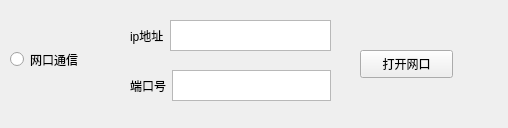
<?xml version="1.0" encoding="UTF-8"?>
<ui version="4.0">
 <class>Form</class>
 <widget class="QWidget" name="Form">
  <property name="geometry">
   <rect>
    <x>0</x>
    <y>0</y>
    <width>508</width>
    <height>128</height>
   </rect>
  </property>
  <property name="windowTitle">
   <string>Form</string>
  </property>
  <widget class="QRadioButton" name="radioButton">
   <property name="geometry">
    <rect>
     <x>10</x>
     <y>50</y>
     <width>91</width>
     <height>19</height>
    </rect>
   </property>
   <property name="text">
    <string>网口通信</string>
   </property>
  </widget>
  <widget class="QWidget" name="horizontalLayoutWidget">
   <property name="geometry">
    <rect>
     <x>130</x>
     <y>20</y>
     <width>201</width>
     <height>31</height>
    </rect>
   </property>
   <layout class="QHBoxLayout" name="horizontalLayout">
    <item>
     <widget class="QLabel" name="label">
      <property name="text">
       <string>ip地址</string>
      </property>
     </widget>
    </item>
    <item>
     <widget class="QTextEdit" name="ipAdd"/>
    </item>
   </layout>
  </widget>
  <widget class="QWidget" name="horizontalLayoutWidget_2">
   <property name="geometry">
    <rect>
     <x>130</x>
     <y>70</y>
     <width>201</width>
     <height>31</height>
    </rect>
   </property>
   <layout class="QHBoxLayout" name="horizontalLayout_2">
    <item>
     <widget class="QLabel" name="label_2">
      <property name="text">
       <string>端口号</string>
      </property>
     </widget>
    </item>
    <item>
     <widget class="QTextEdit" name="port"/>
    </item>
   </layout>
  </widget>
  <widget class="QPushButton" name="ok">
   <property name="geometry">
    <rect>
     <x>360</x>
     <y>50</y>
     <width>93</width>
     <height>28</height>
    </rect>
   </property>
   <property name="text">
    <string>打开网口</string>
   </property>
  </widget>
 </widget>
 <resources/>
 <connections/>
</ui>
